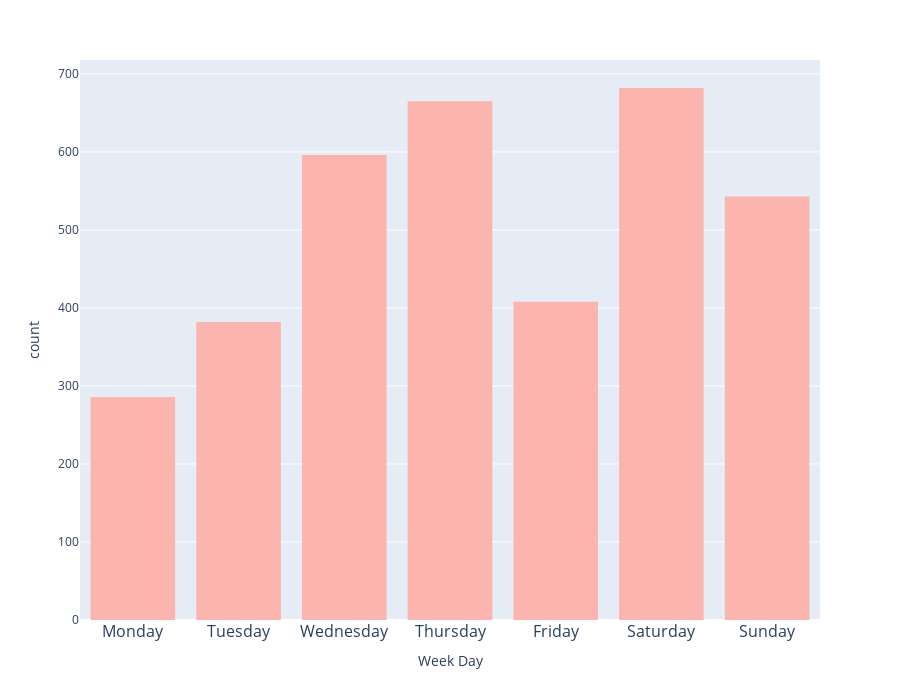

The code cell stored with this chart in its notebook:
### Code cell
import calendar
import pandas as pd
import plotly.express as px

# Convert the weekday integers to string representations of weekday names
weekday_names = pd.Series(my_data['endTime'].dt.weekday).apply(
    lambda x: calendar.day_name[x])

# Create a histogram using Plotly Express
fig = px.histogram(x=weekday_names, nbins=7,color_discrete_sequence=px.colors.qualitative.Pastel1)

# Update the x-axis labels
fig.update_layout(xaxis={'title': 'Week Day','tickmode': 'array',
                         'tickvals': list(range(7)),
                         'ticktext': ['Monday', 'Tuesday', 'Wednesday', 'Thursday', 'Friday', 'Saturday', 'Sunday'],'tickfont': {'size': 16}}, height=700)

# Show the plot
fig.show()

### Figure 1 — Plotly figure (JSON) as saved in the notebook; plotly's stock layout.template omitted (floating-point values rounded to 4 significant figures; data arrays with more than 128 entries replaced by an {"elided": "..."} marker saying what was removed)
{"data": [{"alignmentgroup": "True", "bingroup": "x", "hovertemplate": "x=%{x}<br>count=%{y}<extra></extra>", "legendgroup": "", "marker": {"color": "rgb(251,180,174)", "pattern": {"shape": ""}}, "name": "", "nbinsx": 7, "offsetgroup": "", "orientation": "v", "showlegend": false, "type": "histogram", "x": {"elided": "3562 str values"}, "xaxis": "x", "yaxis": "y"}], "layout": {"barmode": "relative", "height": 700, "legend": {"tracegroupgap": 0}, "margin": {"t": 60}, "xaxis": {"anchor": "y", "domain": [0, 1], "tickfont": {"size": 16}, "tickmode": "array", "ticktext": ["Monday", "Tuesday", "Wednesday", "Thursday", "Friday", "Saturday", "Sunday"], "tickvals": [0, 1, 2, 3, 4, 5, 6], "title": {"text": "Week Day"}}, "yaxis": {"anchor": "x", "domain": [0, 1], "title": {"text": "count"}}}}
